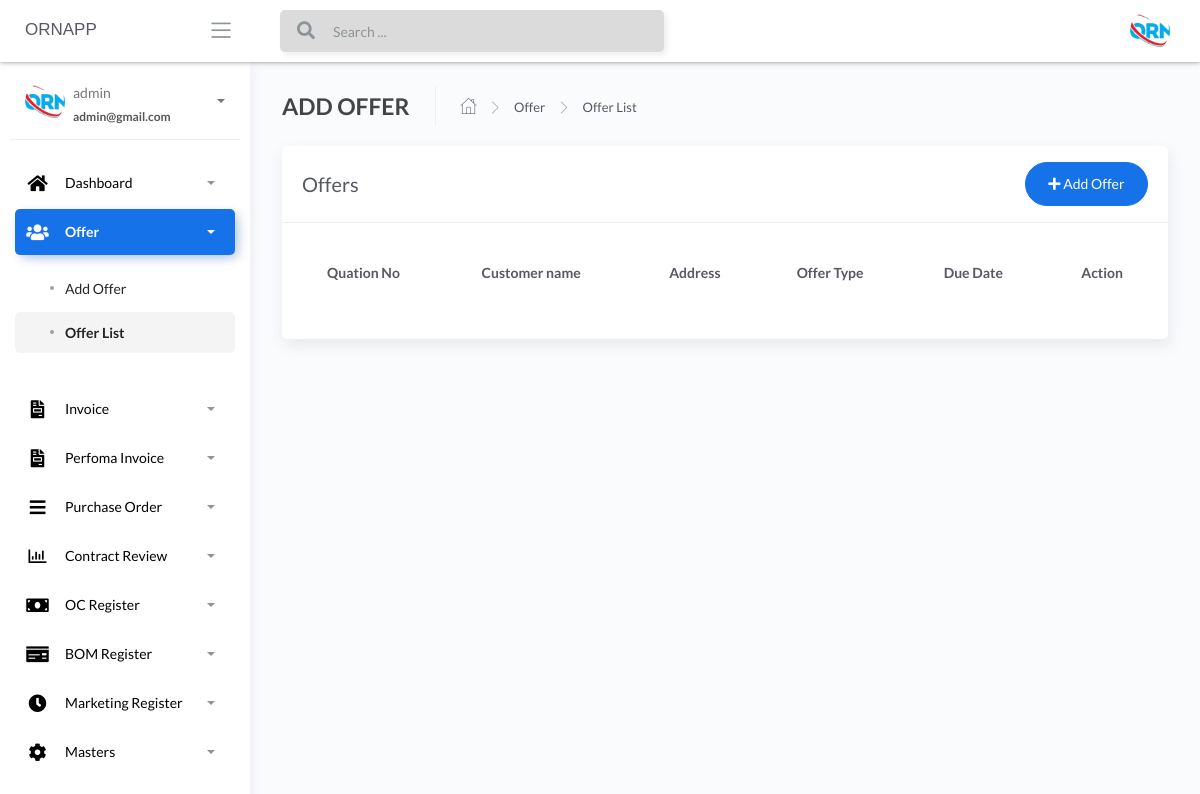
Before: /offer-offerlist (signed in) with the older database file.
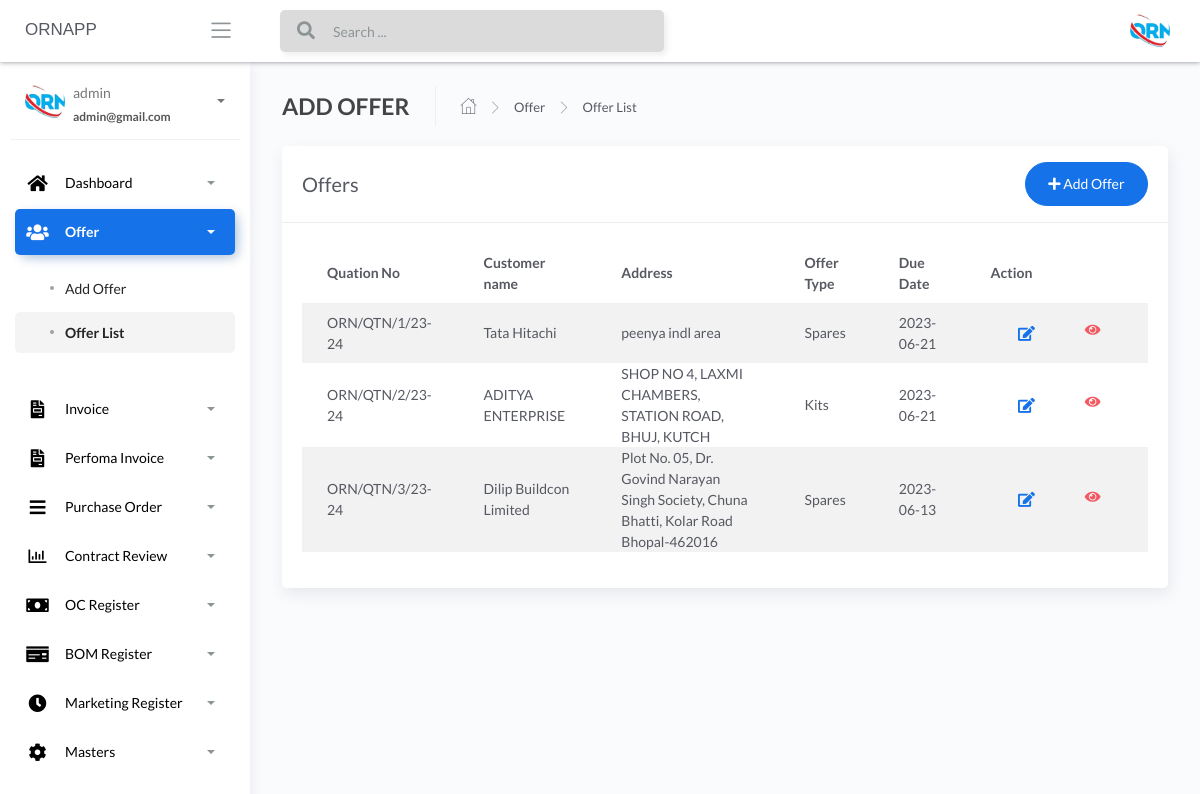
After: the same page with the newer database file.
### apps/home/models.py (models this page shows, shortened)
class AddOffer(db.Model):
    __tablename__ = "addoffer"
    id = db.Column(db.Integer, primary_key=True)
    customer_name_offer = db.Column(db.String())
    due_date_offer = db.Column(db.String())
    offer_type_offer = db.Column(db.String())
    quotation_number_offer = db.Column(db.String())
    marketing_person_offer = db.Column(db.String())
    currency_type_offer = db.Column(db.String())
    product_kit_offer_json = db.Column(db.String())
    grossAmount = db.Column(db.Float())
    discountType = db.Column(db.String())
    discountValue = db.Column(db.Float())
    assessableValue = db.Column(db.Float())
    pfPercentage = db.Column(db.Float())
    pfValue = db.Column(db.Float())
    freightValue = db.Column(db.Float())
    totalFreight = db.Column(db.Float())
    tcsPercentage = db.Column(db.Float())
    gstType = db.Column(db.String())
    tcsValue = db.Column(db.Float())
    gstPercentage = db.Column(db.Float())
    gstValue = db.Column(db.Float())
    roundOffType = db.Column(db.String())
    roundOffValue = db.Column(db.Float())
    grandTotal = db.Column(db.Float())
    subject_offer = db.Column(db.String())
    reference_offer = db.Column(db.String())
    description_offer = db.Column(db.String())
    footer_description_offer = db.Column(db.String())
    notes_offer = db.Column(db.String())
    price_basis_offer = db.Column(db.String())
    PandFcharges_offer = db.Column(db.String())
    igst_terms_offer = db.Column(db.String())
    hsn_code_offer = db.Column(db.String())
    payment_terms_offer = db.Column(db.String())
    delivery_terms_offer = db.Column(db.String())
    freight_terms_offer = db.Column(db.String())
    validity_terms_offer = db.Column(db.String())
    warrenty_terms_offer = db.Column(db.String())
    contract_review_Order_No = db.Column(db.String())
    contract_review_Order_Date = db.Column(db.String())
    contract_review_PO_Qty = db.Column(db.Integer())
    contract_review_Billing_Address = db.Column(db.String())
    contract_review_Delivery_Address_1 = db.Column(db.String())
    contract_review_Delivery_Address_2 = db.Column(db.String())
    contract_review_Delivery_Address_3 = db.Column(db.String())
    contract_review_Delivery_Address_4 = db.Column(db.String())
    contract_review_Delivery_Address_5 = db.Column(db.String())
    contract_review_Offer_No = db.Column(db.String())
    contract_review_Total_Cost = db.Column(db.Float())
    contract_review_price = db.Column(db.String())
    contract_review_price_1 = db.Column(db.String())
    contract_review_price_2 = db.Column(db.String())
    contract_review_packing_and_Forwarding = db.Column(db.String())
    contract_review_packing_and_Forwarding_1 = db.Column(db.String())
    contract_review_packing_and_Forwarding_2 = db.Column(db.String())
    contract_review_gst = db.Column(db.String())
    contract_review_gst_1 = db.Column(db.String())
    contract_review_gst_2 = db.Column(db.String())
    contract_review_delivery = db.Column(db.String())
    contract_review_delivery_1 = db.Column(db.String())
    contract_review_delivery_2 = db.Column(db.String())
    contract_review_warrantly = db.Column(db.String())
    contract_review_warrantly_1 = db.Column(db.String())
    contract_review_warrantly_2 = db.Column(db.String())
    contract_review_terms_of_pay = db.Column(db.String())
    contract_review_terms_of_pay_1 = db.Column(db.String())
    contract_review_terms_of_pay_2 = db.Column(db.String())
    contract_review_freight = db.Column(db.String())
    contract_review_freight_1 = db.Column(db.String())
    contract_review_freight_2 = db.Column(db.String())
    contract_review_preferred_transporter = db.Column(db.String())
    contract_review_preferred_transporter_1 = db.Column(db.String())
    contract_review_preferred_transporter_2 = db.Column(db.String())
    contract_review_contact_person = db.Column(db.String())
    contract_review_telephone_number = db.Column(db.String())
    contract_review_email_id = db.Column(db.String())
    contract_review_notes = db.Column(db.String())
    contract_review_approve = db.Column(db.INT())
    offer_conformation_number = db.Column(db.String())

### apps/home/routes.py (the view)
@blueprint.route('/offer-offerlist', methods=['GET', 'POST'])
@login_required
def retrieve_list():
    add_user = AddOffer.query.all()
    return render_template('home/users.html',add_user=add_user, segment='offer-offerlist')

### apps/__init__.py (called while the page is built)
def configure_database(app):
    @app.before_first_request
    def initialize_database():
        db.create_all()
    @app.teardown_request
    def shutdown_session(exception=None):
        db.session.remove()

### apps/authentication/models.py (called while the page is built)
@login_manager.user_loader
def user_loader(id):
    return Users.query.filter_by(id=id).first()

### apps/templates/home/users.html (shortened to what this page needs)
{% extends "layouts/base.html" %}
{% block content %}
	<div class="content">
		<div class="page-inner">
			<div class="page-header">
				<h4 class="page-title">ADD OFFER</h4>
				<ul class="breadcrumbs">
					<li class="nav-home">
						<a href="#">
							<i class="flaticon-home"></i>
						</a>
					</li>
					<li class="separator">
						<i class="flaticon-right-arrow"></i>
					</li>
					<li class="nav-item">
						<a href="#">Offer</a>
					</li>
					<li class="separator">
						<i class="flaticon-right-arrow"></i>
					</li>
					<li class="nav-item">
						<a href="#">Offer List</a>
					</li>
				</ul>
			</div>
			<div class="row">
				<div class="col-md-12">
					<div class="card">
						<div class="card-header">
							<div class="d-flex align-items-center">
								<h4 class="card-title">Offers</h4>
								<a href="/offer-addoffer" class="ml-auto">
									<button class="btn btn-primary btn-round ml-auto" data-toggle="modal"
										data-target="#addRowModal">
										<i class="fa fa-plus"></i>
										Add Offer
									</button>
								</a>
							</div>
						</div>
						<div class="card-body">
							<div class="table-responsive">
								<table id="add-row" class="display table table-striped table-hover" >
									<thead>
										<tr>
											<th>Quation No</th>
											<th>Customer name</th>
                                            <th>Address</th>
											<th>Offer Type</th>
											<th>Due Date</th>
											<th style="width: 10%">Action</th>
										</tr>
									</thead>
									<tbody>
										{% for user in add_user %}
											<tr
											{% if loop.index %2==0 %}
											{% else %}
											{% endif %}
											>
											<td>{{user.quotation_number_offer}}</td>
											<td>{{user.customer_name_offer}}</td>
											<td>{{user.contract_review_Billing_Address}}</td>
											<td>{{user.offer_type_offer}}</td>
											<td>{{user.due_date_offer}}</td>
											<td>
											<div class="form-button-action">
											<span style="font-size: 24px;color:green;">
											<a href="/{{user.id}}/edit-addoffer" type="button" class="btn btn-link btn-primary btn-lg"> <i class="fas fa-edit" ></i></a>
											</span>
											<span style="font-size: 24px;color:red;">
											<a href="/{{user.id}}/offer_pdf" type="button" class="btn btn-link btn-danger"> <i class="fa fa-eye"></i></a>
											</span>
											</div>
											</td>
										</tr>
									{% endfor %}
									</tbody>
								</table>
							</div>
						</div>
					</div>
				</div>
			</div>
		</div>
	</div>
{% endblock content %}

Changed rows visible on the page:
added AddOffer: quotation_number_offer "ORN/QTN/1/23-24", customer_name_offer "Tata Hitachi", contract_review_Billing_Address "peenya indl area", offer_type_offer "Spares", due_date_offer "2023-06-21"
added AddOffer: quotation_number_offer "ORN/QTN/2/23-24", customer_name_offer "ADITYA ENTERPRISE", contract_review_Billing_Address "SHOP NO 4, LAXMI CHAMBERS, STATION ROAD, BHUJ, KUTCH", offer_type_offer "Kits", due_date_offer "2023-06-21"
added AddOffer: quotation_number_offer "ORN/QTN/3/23-24", customer_name_offer "Dilip Buildcon Limited", contract_review_Billing_Address "Plot No. 05, Dr. Govind Narayan Singh Society, Chuna Bhatti, Kolar Road Bhopal-462016", offer_type_offer "Spares", due_date_offer "2023-06-13"
